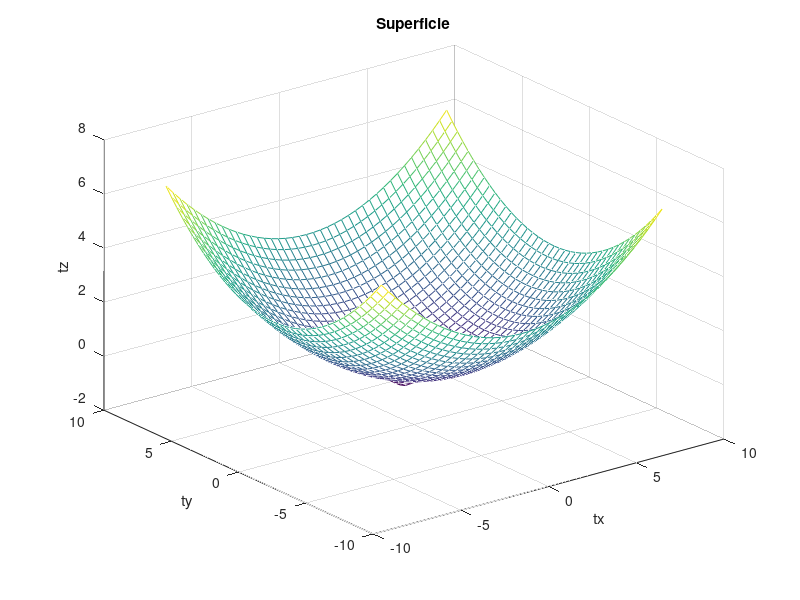

MATLAB code to generate this figure: (Note: this script raises an error after producing the figure.)
% ejemplo descenso rapido

clear all
clc

clf

format long g

figure(1);
tx = ty = linspace (-8, 8, 41)';
[xx, yy] = meshgrid (tx, ty);
tz=xx.*exp(-(xx.^2 + yy.^2)) + (xx.^2 + yy.^2)/20;
mesh (tx, ty, tz);
xlabel ("tx");
ylabel ("ty");
zlabel ("tz");
title ("Superficie");

display(' ')
display('Minimo de una funcion de varias variable')
fun = @(x) x(1)*exp(-(x(1)^2 + x(2)^2)) + (x(1)^2 + x(2)^2)/20
X0 = [1,2] 
[X,fval] = fminunc(fun,X0)
global paso=0.001;
global precision=0.5e-9;
nmaxiter=100;
[Xm, FXm, npasos] = descensoRapido (fun, X0, nmaxiter)

